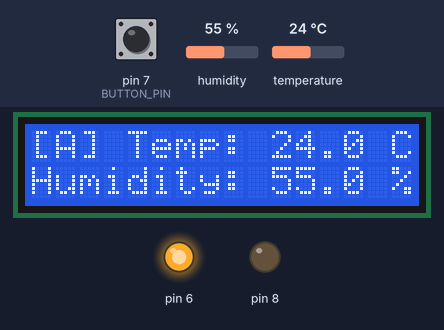
Bench run of a program on a simulated Arduino Uno, built with avr-gcc and run on an emulated ATmega328P. Parts: 16×2 character LCD, output pins drawn as LEDs (lit = HIGH). Inputs (shaded band) come from the test bench; at power-on: pin 7 (BUTTON_PIN) HIGH, humidity 55 %, temperature 24 °C.

Above: at 4.2 s.
4.3 s: pin 7 (BUTTON_PIN) pulled LOW for 0.15 s
At 5.7 s:
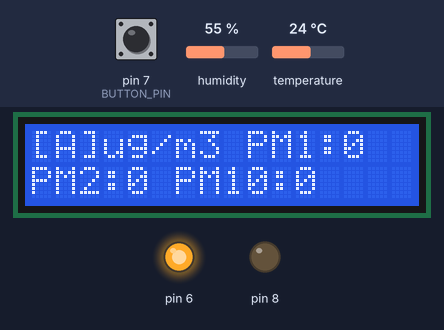
6.0 s: pin 7 (BUTTON_PIN) pulled LOW for 1 s
At 7.0 s:
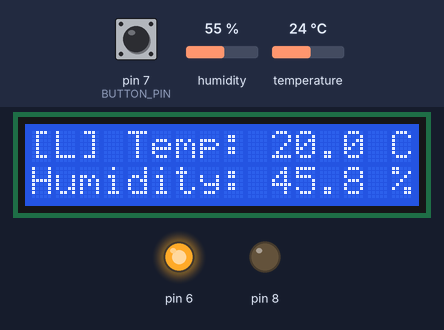
10.7 s: pin 7 (BUTTON_PIN) pulled LOW for 0.15 s
At 11.9 s:
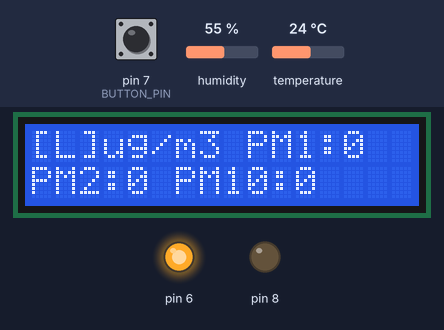
12.4 s: pin 7 (BUTTON_PIN) pulled LOW for 3.2 s
At 13.2 s:
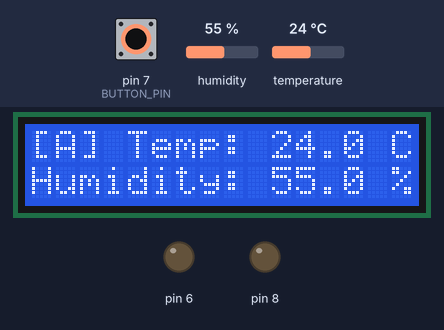
17.1 s: humidity set to 22 %
At 19.9 s:
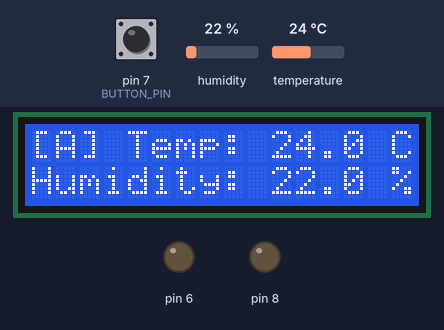
20.8 s: temperature set to 12 °C
At 23.5 s:
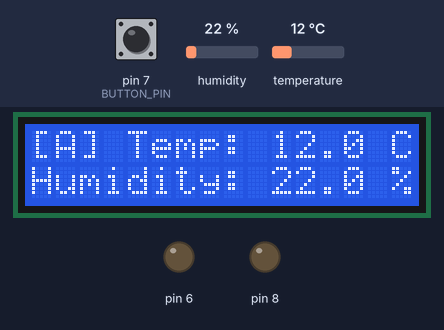
Timing chart, 0 to 24.8 s (numbered marks = the images above; inputs shaded):
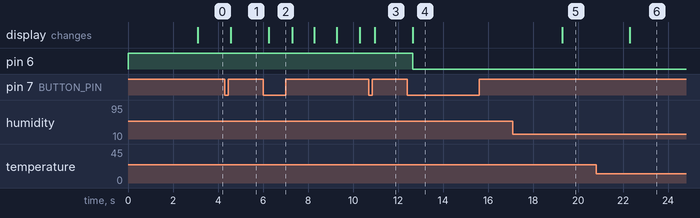

Measured:
- after the input at 4.3 s, the display: changes after 0.26 s (image 1)
- after the input at 6.0 s, the display: changes after 0.27 s (image 2)
- after the input at 10.7 s, the display: changes after 0.26 s (image 3)
- after the input at 12.4 s, pin 6: HIGH → LOW after 0.25 s; the display: changes after 0.26 s (image 4)
- after the input at 17.1 s, the display: changes after 2.2 s (image 5)
- after the input at 20.8 s, the display: changes after 1.5 s (image 6)

The program:

main.cpp
```cpp
#include <Arduino.h>
#include "LcdController.h"
#include "DHT11Controller.h"
#include "ButtonController.h"
#include "PMS5003Controller.h"
#include "BuzzerController.h"
#include "Delay.h"

// Global objects for hardware controllers
LcdController lcdScreen;             // Manages LCD display
DHT11Controller dhtSensor;           // Handles DHT11 temperature and humidity sensor
ButtonController button;             // Handles button input and its states
PMS5003Controller pmsSensor;         // Handles PMS5003 air quality sensor
BuzzerController buzzer;             // Controls buzzer for alerts

// Timing and state management
unsigned long lastUpdate = 0;        // Tracks the last time sensors were updated
unsigned long lastAlert = 0;         // Tracks the last alert timestamp
const unsigned long updateInterval = 1000;           // 1-second update interval for sensors
const unsigned long alertCooldownInterval = 60000;   // 1-minute cooldown for alerts
bool warning = false;                // Indicates if a warning is active
bool alertCooldown = false;          // Tracks if the system is in cooldown mode

/**
 * Initializes the system by displaying an "Initializing..." message,
 * waiting 3 seconds, and taking initial readings from the DHT11 and
 * PMS5003 sensors. The button state is also set to its default value.
 */
void setup() {
    lcdScreen.print("Initializing...", true);
    Delay::delay_ms(3000);

    // Initial readings from sensors
    dhtSensor.readTemperatureAndHumidity();
    pmsSensor.readPM();
    button.setState(1);  // Default button state
}

/**
 * Main loop for the system. Checks for button presses, handles cooldowns for alerts,
 * periodically updates sensors, and triggers warnings if thresholds are exceeded.
 *
 * If the button is pressed, it changes the display state and handles the alert cooldown
 * if the warning is active. If the warning is active, it will stay active until the
 * button is pressed again.
 *
 * Periodically updates the sensors (DHT11 and PMS5003) and checks if the thresholds
 * are exceeded. If the thresholds are exceeded and the cooldown is not active, it will
 * trigger the warning and start the cooldown.
 *
 * Updates the LCD display based on the current state, which is determined by the
 * button state.
 */
void loop() {
    // Handle button presses
    if (button.buttonPressed()) {
        Delay::delay_ms(200);  // Debouncing delay
        if (warning) {
            // Disable alarm if active and start cooldown
            warning = false;
            alertCooldown = true;
            lastAlert = millis();
            buzzer.turnOff();
        } else {
            // Change state if no active warning
            button.changeState(lcdScreen, dhtSensor, pmsSensor, warning);

        }
    }

    // Manage alert cooldown
    if (alertCooldown && millis() - lastAlert > alertCooldownInterval) {
        alertCooldown = false;  // End cooldown
    }

    // Periodic sensor updates
    if (millis() - lastUpdate > updateInterval) {
        lastUpdate = millis();

        // Read sensor data
        dhtSensor.readTemperatureAndHumidity();

        pmsSensor.readPM();
        bool pmsDataRead = pmsSensor.hasValidData();


        // Trigger warning if thresholds exceeded and no cooldown
        if (!alertCooldown) {
            warning = pmsSensor.warning();
            if (warning) {
                buzzer.turnOn();

            }
        }

        if (!warning){
        // Update LCD display based on the current state
            switch (button.getState()) {
                case 0:
                case 1:
                    lcdScreen.show_actual_temperature_and_humidity(
                        dhtSensor.getTemperature(),
                        dhtSensor.getHumidity()
                    );
                    break;
                case 2:
                    lcdScreen.show_actual_pm(
                        pmsSensor.getPM1_0String(),
                        pmsSensor.getPM2_5String(),
                        pmsSensor.getPM10String(),
                        pmsDataRead
                    );
                    break;
                case 3:
                    lcdScreen.show_long_term_temperature_and_humidity(
                        dhtSensor.getTemperatureAverage(),
                        dhtSensor.getHumidityAverage()
                    );
                    break;
                case 4:
                    lcdScreen.show_long_term_pm(
                        pmsSensor.getPM1_0AverageString(),
                        pmsSensor.getPM2_5AverageString(),
                        pmsSensor.getPM10AverageString(),
                        pmsDataRead
                    );
                    break;
                default:
                    lcdScreen.print("Invalid State!", true);
                    break;
            }
        }
        else
        {
            lcdScreen.show_warning();
        }

    }
}
```

ButtonController.h
```cpp
#ifndef BUTTONCONTROLLER_H
#define BUTTONCONTROLLER_H

#include <Arduino.h>
#include "LcdController.h"
#include "DHT11Controller.h"
#include "PMS5003Controller.h"

#define BUTTON_PIN 7

class ButtonController {
    int _state = 0;
    bool _lastButtonState = HIGH;
    bool _buttonState = HIGH;

public:
    ButtonController();
    ButtonController(int Button_Pin);

    void setState(int state) { _state = state; };
    int getState() { return _state; };
    bool buttonPressed();
    bool changeState(LcdController &lcd, DHT11Controller &dht, PMS5003Controller &pmsSensor, bool warning);
};

#endif
```

BuzzerController.h
```cpp
#ifndef BUZZERCONTROLLER_H
#define BUZZERCONTROLLER_H

#include <Arduino.h>

class BuzzerController {
private:
    int buzzerPin;

public:

    BuzzerController();

    BuzzerController(int pin);


    void turnOn();


    void turnOff();
};

#endif
```

DHT11Controller.h
```cpp
#ifndef DHT11CONTROLLER_H
#define DHT11CONTROLLER_H

#include <DHT.h>

#define DHTPIN 9
#define DHTTYPE DHT11

class DHT11Controller {
    DHT dht;
    float _temperature;
    float _humidity;
    float _temperatureAverage;
    float _humidityAverage;
    float data[2][25] = {0};
    int dataIndex = 0;
public:
    DHT11Controller();
    DHT11Controller(int DHT11_Pin);
    float getTemperature();
    float getHumidity();
    float getTemperatureAverage();
    float getHumidityAverage();
    void readTemperatureAndHumidity();
    void averageTemperatureAndHumidityHandler();
};

#endif
```

Delay.h
```cpp
#ifndef DELAY_H
#define DELAY_H
#include <Arduino.h>

class Delay {
public:
    static void delay_ms(int ms) {
        delay(ms);
    }
};

#endif
```

PMS5003Controller.h
```cpp
#ifndef PMS5003CONTROLLER_H
#define PMS5003CONTROLLER_H

#include "PMS.h"
#include "SoftwareSerial.h"

class PMS5003Controller {
    SoftwareSerial pmsSerial;
    PMS pms;
    float _PM1_0;
    float _PM2_5;
    float _PM10;
    float _PM1_0Average;
    float _PM2_5Average;
    float _PM10Average;
    float dataLongTerm[3][25] = {0};
    int dataIndex = 0;
    struct pms5003data {
    uint16_t framelen;
    uint16_t pm10_standard, pm25_standard, pm100_standard;
    uint16_t pm10_env, pm25_env, pm100_env;
    uint16_t particles_03um, particles_05um, particles_10um, particles_25um, particles_50um, particles_100um;
    uint16_t unused;
    uint16_t checksum;
    };

    struct pms5003data data;

public:

    PMS5003Controller();
    PMS5003Controller(int PMS5003_RX_Pin, int PMS5003_TX_Pin);
    float getPM1_0() { return _PM1_0; };
    float getPM2_5() { return _PM2_5; };
    float getPM10() { return _PM10; };
    void wakeUp() { pms.wakeUp(); };
    void setPassiveMode() { pms.passiveMode(); };
    void requestRead() { pms.requestRead(); };
    bool hasValidData() { return (_PM1_0 >= 0 && _PM1_0 <= 1000) && (_PM2_5 >= 0 && _PM2_5 <= 1000) && (_PM10 >= 0 && _PM10 <= 1000);};
    String getPM1_0String() { return String((int)_PM1_0); }
    String getPM2_5String() { return String((int)_PM2_5); }
    String getPM10String() { return String((int)_PM10); }
    String getPM1_0AverageString() { return String((int)_PM1_0Average); }
    String getPM2_5AverageString() { return String((int)_PM2_5Average); }
    String getPM10AverageString() { return String((int)_PM10Average); }
    bool warning() { return (_PM1_0 > 20 || _PM2_5 > 25 || _PM10 > 50) || (_PM1_0Average > 20 || _PM2_5Average > 25 || _PM10Average > 50); }
    bool readPMSdata(Stream *s);
    void readPM();
    void readPMAverage();
};

#endif
```

ButtonController.cpp
```cpp
#include "ButtonController.h"


/**
 * Default constructor for ButtonController.
 * Initializes the button pin as an input with an internal pull-up resistor.
 */

ButtonController::ButtonController() {
    pinMode(BUTTON_PIN, INPUT_PULLUP);  // Set pin as input with pull-up resistor
}


/**
 * Constructor for ButtonController with pin assignment.
 * Sets up the specified button pin as an input with an internal pull-up resistor.
 *
 * @param Button_Pin The pin number connected to the button.
 */

ButtonController::ButtonController(int Button_Pin) {
    pinMode(Button_Pin, INPUT_PULLUP);
}


/**
 * Detects if the button has been pressed by checking for a transition
 * from a high to low state, indicating a button press event.
 * Implements debouncing to prevent false triggers.
 *
 * @return true if the button has been pressed, false otherwise.
 */

bool ButtonController::buttonPressed() {
    _buttonState = digitalRead(BUTTON_PIN);  // Read current button state
    if (_buttonState == LOW && _lastButtonState == HIGH) {
        delay(50);  // Debouncing
        _lastButtonState = _buttonState;
        return true;
    }
    _lastButtonState = _buttonState;
    return false;
}


/**
 * Changes the display state based on the button press and the warning state.
 *
 * @param lcd Reference to the LcdController object
 * @param dht Reference to the DHT11Controller object
 * @param pmsSensor Reference to the PMS5003Controller object
 * @param warning Whether there is an active warning
 *
 * @return false (not currently used)
 */
bool ButtonController::changeState(LcdController &lcd, DHT11Controller &dht, PMS5003Controller &pmsSensor, bool warning) {
    if (!warning) {  // Only allow state change if no active warning
        if (_state == 0) {
            lcd.changeLightUp();
            lcd.show_actual_temperature_and_humidity(dht.getTemperature(), dht.getHumidity());
            _state++;
        } else if (_state == 1) {
            lcd.show_actual_pm(pmsSensor.getPM1_0String(), pmsSensor.getPM2_5String(), pmsSensor.getPM10String(), pmsSensor.hasValidData());
            _state++;
        } else if (_state == 2) {
            lcd.show_long_term_temperature_and_humidity(dht.getTemperature(), dht.getHumidity());
            _state++;
        } else if (_state == 3) {
            lcd.show_long_term_pm(pmsSensor.getPM1_0AverageString(), pmsSensor.getPM2_5AverageString(), pmsSensor.getPM10AverageString(), pmsSensor.hasValidData());
            _state++;
        } else {
            lcd.changeLightUp();
            lcd.show_actual_temperature_and_humidity(dht.getTemperature(), dht.getHumidity());
            _state = 0;
        }
    }
    return false;
}
```

BuzzerController.cpp
```cpp
#include "BuzzerController.h"


/**
 * Default constructor: uses predefined buzzer pin (8).
 * Initializes the pin as output and sets it to LOW state.
 */
BuzzerController::BuzzerController() : buzzerPin(8)
{
    pinMode(buzzerPin, OUTPUT);
    digitalWrite(buzzerPin, LOW);
}

/**
 * Constructor with pin assignment.
 * Initializes the specified pin as output and sets it to LOW state.
 * @param pin Pin number connected to the buzzer.
 */
BuzzerController::BuzzerController(int pin) : buzzerPin(pin)
{
    pinMode(buzzerPin, OUTPUT);
    digitalWrite(buzzerPin, LOW);
}

/**
 * Turns the buzzer on (HIGH state).
 */
void BuzzerController::turnOn()
{
    digitalWrite(buzzerPin, HIGH);
}


/**
 * Turns the buzzer off (LOW state).
 */
void BuzzerController::turnOff()
{
    digitalWrite(buzzerPin, LOW);
}
```

DHT11Controller.cpp
```cpp
#include "DHT11Controller.h"

/**
 * Default constructor for DHT11Controller.
 * This constructor does not take any arguments and defaults to using pin 9 for the DHT11 sensor.
 * It also begins the DHT11 sensor.
 */
DHT11Controller::DHT11Controller() : dht(DHTPIN, DHTTYPE)
{
    dht.begin();
}

/**
 * Constructor for DHT11Controller with pin selection.
 * Initializes the DHT11 sensor on the specified pin and begins communication.
 *
 * @param DHT11_Pin The pin number to which the DHT11 sensor is connected.
 */

DHT11Controller::DHT11Controller(int DHT11_Pin) : dht(DHT11_Pin, DHTTYPE)
{
    dht.begin();
}

/**
 * Returns the current temperature in degrees Celsius.
 *
 * @return The temperature in degrees Celsius.
 */
float DHT11Controller::getTemperature()
{
    return _temperature;
}


float DHT11Controller::getHumidity()
{
    return _humidity;
/**
 * Returns the current humidity percentage.
 *
 * @return The humidity percentage.
 */

}


/**
 * Returns the average temperature in degrees Celsius.
 *
 * @return The average temperature in degrees Celsius.
 */
float DHT11Controller::getTemperatureAverage()
{
return _temperatureAverage;
}


/**
 * Returns the average humidity percentage.
 *
 * @return The average humidity percentage.
 */
float DHT11Controller::getHumidityAverage()
{
    return _humidityAverage;
}

/**
 * Reads the current temperature and humidity values from the DHT11 sensor
 * and updates the internal stored values. The average temperature and humidity
 * values are also updated.
 */
void DHT11Controller::readTemperatureAndHumidity()
{
    _temperature = dht.readTemperature();
    _humidity = dht.readHumidity();
    this->averageTemperatureAndHumidityHandler();
}

/**
 * Updates the average temperature and humidity based on the recorded data.
 * It stores the current temperature and humidity in a circular buffer and
 * calculates the average values by summing up the recorded entries. If an
 * entry in the buffer is below a threshold, it calculates the average using
 * the entries up to that point. Otherwise, it calculates the average across
 * all entries in the buffer.
 */

void DHT11Controller::averageTemperatureAndHumidityHandler()
{
    data[0][dataIndex] = _temperature;
    data[1][dataIndex] = _humidity;
    dataIndex = (dataIndex + 1) % 25;
    float temperature_sum = 0;
    float humidity_sum = 0;
    for (int i = 0; i < 25; i++){
        if (data[0][i] < 0.1 && data[1][i] <= 0.1){
            _temperatureAverage = temperature_sum / (i + 1);
            _humidityAverage = humidity_sum / (i + 1);
            break;
        }
        temperature_sum += data[0][i];
        humidity_sum += data[1][i];
        if (i == 24){
            _temperatureAverage = temperature_sum / 25;
            _humidityAverage = humidity_sum / 25;
        }
    }
}
```

PMS5003Controller.cpp
```cpp
#include "PMS5003Controller.h"
#include "Delay.h"


PMS5003Controller::PMS5003Controller() : PMS5003Controller(10, 13) {}


/**
 * Constructor with pin assignment.
 *
 * @param PMS5003_RX_Pin pin for SoftwareSerial RX
 * @param PMS5003_TX_Pin pin for SoftwareSerial TX
 */
PMS5003Controller::PMS5003Controller(int PMS5003_RX_Pin, int PMS5003_TX_Pin)
    : pmsSerial(PMS5003_RX_Pin, PMS5003_TX_Pin), pms(pmsSerial) {
    pmsSerial.begin(9600);
    pms.activeMode();
    pms.wakeUp();
}

/**
 * Requests and reads the data from the PMS5003 sensor.
 *
 * Sets the `PMS5003Controller` class' `_PM1_0`, `_PM2_5`, and `_PM10` fields to the
 * values of the immediately read data. If the data is successfully read,
 * calls `readPMAverage()`.
 *
 * @see readPMAverage()
 */
void PMS5003Controller::readPM() {

  pms.requestRead();
  if (readPMSdata(&pmsSerial))
  {
    _PM1_0 =  data.pm10_env;
    _PM2_5 =  data.pm25_env;
    _PM10 =  data.pm100_env;
    this->readPMAverage();
  }

}

/**
 * Calculates the average of the PM1.0, PM2.5, and PM10 in the last 25 readings.
 *
 * The average is calculated by summing the values of the last 25 readings and
 * dividing by the number of samples.
 *
 * @see readPM()
 */
void PMS5003Controller::readPMAverage() {
    dataLongTerm[0][dataIndex] = data.pm10_env;
    dataLongTerm[1][dataIndex] = data.pm25_env;
    dataLongTerm[2][dataIndex] = data.pm100_env;

    dataIndex = (dataIndex + 1) % 25;

    int samplesCount = (dataIndex < 25 && dataLongTerm[0][dataIndex - 1] != 0) ? dataIndex : 25;

    float pm1_0_sum = 0;
    float pm2_5_sum = 0;
    float pm10_sum = 0;

    for (int i = 0; i < samplesCount; i++) {
        pm1_0_sum += dataLongTerm[0][i];
        pm2_5_sum += dataLongTerm[1][i];
        pm10_sum += dataLongTerm[2][i];
    }

    _PM1_0Average = pm1_0_sum / samplesCount;
    _PM2_5Average = pm2_5_sum / samplesCount;
    _PM10Average = pm10_sum / samplesCount;
}


/**
 * Reads data from the PMS5003 sensor stream and populates the `data` struct.
 *
 * This function attempts to read a data frame from the provided stream. It verifies
 * the presence of the start byte and ensures that a complete 32-byte frame is available.
 * The function checks the data integrity by calculating and verifying the checksum
 * against the data's checksum. If successful, the data is stored in the `data` struct.
 *
 * @param s Pointer to a Stream object from which data is read.
 * @return true if the data is successfully read and verified; false otherwise.
 */

bool PMS5003Controller::readPMSdata(Stream *s) {
    if (! s->available()) {
    return false;
  }

  // Read a byte at a time until we get to the special '0x42' start-byte
  if (s->peek() != 0x42) {
    s->read();
    return false;
  }

  // Now read all 32 bytes
  if (s->available() < 32) {
    return false;
  }

  uint8_t buffer[32];
  uint16_t sum = 0;
  s->readBytes(buffer, 32);

  // get checksum ready
  for (uint8_t i=0; i<30; i++) {
    sum += buffer[i];
  }

  // The data comes in endian'd, this solves it so it works on all platforms
  uint16_t buffer_u16[15];
  for (uint8_t i=0; i<15; i++) {
    buffer_u16[i] = buffer[2 + i*2 + 1];
    buffer_u16[i] += (buffer[2 + i*2] << 8);
  }

  // put it into a nice struct :)
  memcpy((void *)&data, (void *)buffer_u16, 30);

  if (sum != data.checksum) {
    Serial.println("Checksum failure");
    return false;
  }
  // success!
  return true;
}
```

Source omitted: LcdController.h (881 bytes), LcdController.cpp (4962 bytes)
